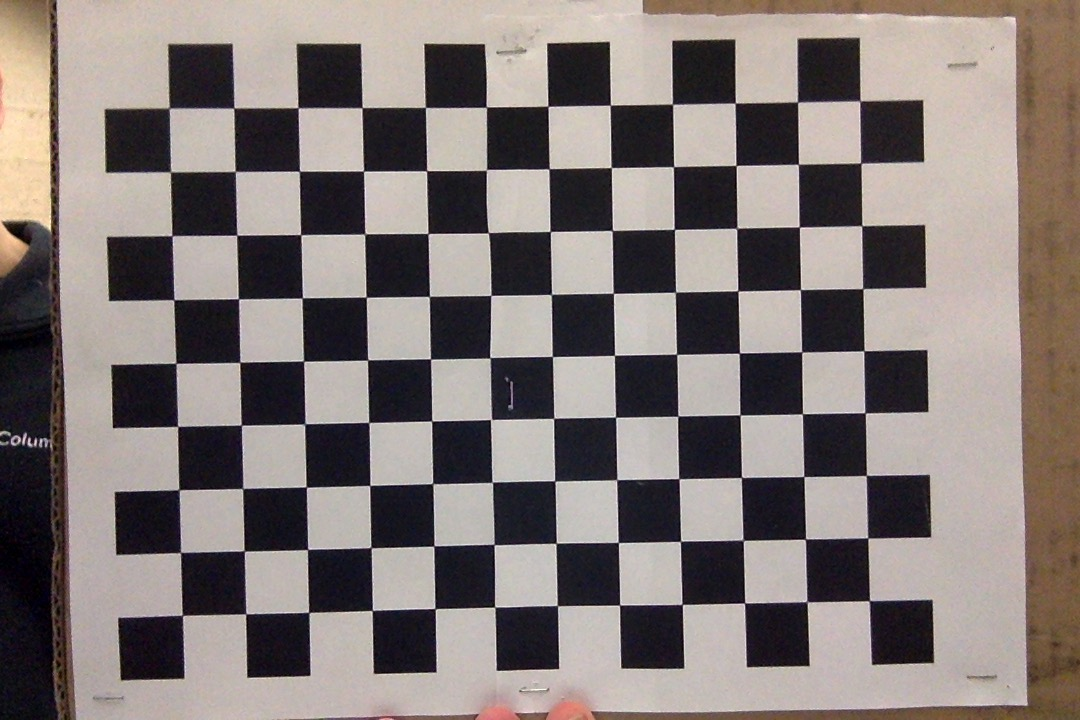
#> input picture support/samples/checkerboard-1.jpg, 1080 x 720 px, given in place of the camera
$ python camera_calibrator.py
#> lines starting #> are read from the running program, lines starting #| are printed output that depends on the picture
### lib/util.py
#!/usr/bin/env python

"""Small collection of 'static' utility functions."""

import cv2
import numpy as np
import time


# Shrink the frame width and height to this size:
FRAME_WIDTH_GOAL = 300


def has_pressed(key, letter):
    """
    Compare a key pressed with an expected letter. The 'key' is a value from
    calling 'cv2.waitKey()'.
    """
    return key & 0xFF == ord(letter)


# [77 lines left out: functions is_pressed, is_pressing, calibration, get_video, get_hsv, not called in this run]

### tools/camera_calibrator.py
#!/usr/bin/env python
"Create calibration values file by imaging a checkerboard pattern"

import argparse
import numpy as np
import cv2                       # pylint: disable=import-error
from context import lib          # flake8: noqa pylint: disable=unused-import
from lib.util import has_pressed # pylint: disable=import-error


def run(channel, rows, cols, filename):
    #pylint: disable=too-many-locals
    """
    Generate calibration data file based on viewing a checkerboard pattern with
    a specific number of rows and columns.

    channel :: the USB port channel to use when accessing a camera
    rows    :: the number of rows in the _expected_ checkerboard pattern
    cols    :: the number of _expected_ columns in pattern
    filename:: name of the file to store the cached calibration values

    Note this code was originally from the OpenCV tutorial documentation:
    https://docs.opencv.org/3.3.1/dc/dbb/tutorial_py_calibration.html
    """
#> called with channel = 1, rows = 10, cols = 7, filename = 'calibration-values'
    # The code is actually looking for the _available corners_, so we can simply
    # subtract one from the rows and columns value.
    horz_corners = cols-1
    vert_corners = rows-1

    # termination criteria
    criteria = (cv2.TERM_CRITERIA_EPS + cv2.TERM_CRITERIA_MAX_ITER, 30, 0.001)

    # prepare object points, like (0,0,0), (1,0,0), (2,0,0) ....,(6,5,0)
    objp = np.zeros((horz_corners*vert_corners, 3), np.float32) # pylint: no-member
    objp[:, :2] = np.mgrid[0:vert_corners, 0:horz_corners].T.reshape(-1, 2)

    # Arrays to store object points and image points from all the images.
    objpoints = []  # 3d point in real world space
    imgpoints = []  # 2d points in image plane.

    # The number we pass is the camera number starting with 0 (typically for a
    # built-in camera)
    cap = cv2.VideoCapture(channel)

    mtx = None
    dist = None
    newcameramtx = None

    while True:
        # Capture frame-by-frame
        ret, frame = cap.read()
#> frame is the input picture: shape (720, 1080, 3); mean B, G, R 118, 120.6, 129.9

        # Our operations on the frame come here
        gray = cv2.cvtColor(frame, cv2.COLOR_BGR2GRAY)
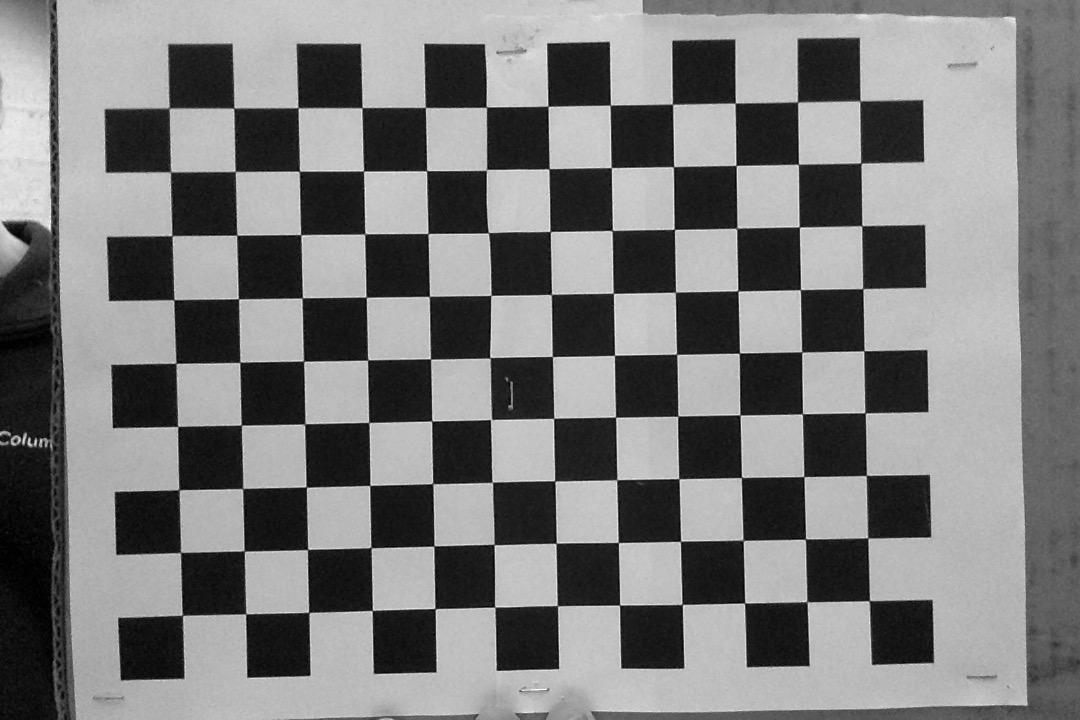
#> gray: shape (720, 1080); min 0, max 253, mean 123.1

        # Find the chess board corners
        success, corners = cv2.findChessboardCorners(gray, (vert_corners, horz_corners), None)
#> success = False; corners = None
        key = cv2.waitKey(1)
#> (key Esc is pressed here)

        if has_pressed(key, 'q'):
            break

        if has_pressed(key, 'a') and success:
            # If found, add object points, image points (after refining them)
            objpoints.append(objp)

            corners2 = cv2.cornerSubPix(gray, corners, (11, 11), (-1, -1), criteria)
            imgpoints.append(corners2)

            # Draw and display the corners
            gray = cv2.drawChessboardCorners(gray, (vert_corners, horz_corners), corners2, ret)
            print("calculating calibration... %d" % (len(objpoints)))
            # mtx: camera matrix (includes focal length and optical centers)
            # dist: distortion coefficients
            # rvecs: rotation vectors
            # tvecs: translation vectors
            (w, h) = gray.shape[::-1]
            ret, mtx, dist, rvecs, tvecs = cv2.calibrateCamera(objpoints, imgpoints, (w, h), None, None)

            newcameramtx, roi = cv2.getOptimalNewCameraMatrix(mtx, dist, (w, h), 1, (w, h))

        if mtx is not None:
            gray = cv2.undistort(gray, mtx, dist, None, newcameramtx)

        if has_pressed(key, 's'):
            print("saving calibration values to {}".format(filename))
            np.savez(filename, mtx=mtx, dist=dist, newcammtx=newcameramtx)
            break

        cv2.imshow('frame', gray)

    # When everything done, release the capture
    cap.release()
    cv2.destroyAllWindows()


if __name__ == '__main__':
    PARSER = argparse.ArgumentParser(description=__doc__)
    PARSER.add_argument('-p', '--channel', default=1, type=int,
                        help='the USB channel containing camera, 0, 1, or 2')
    PARSER.add_argument('-r', '--rows', default=10, type=int,
                        help='the number of expected rows on our checkerboard pattern')
    PARSER.add_argument('-c', '--columns', default=7, type=int,
                        help='the number of columns expected on our checkerboard pattern')
    PARSER.add_argument('-o', '--output', default="calibration-values",
                        help='filename to contain the calibration values')

    ARGS = PARSER.parse_args()

    print("""
    Position a black and white checkerboard pattern with {} rows and {} columns
    in front of your USB-enabled camera. Press the 'a' key with the pattern in
    each of the four corners of the displayed camera image. When the image is
    reasonably straight, press the 's' key to save the calibration values to a
    file that the other programs can read.

    Press 'q' to cancel and quit this application. *Note:* The keys must be
    pressed with the image window is the foremost window, otherwise, you can
    cancel this application with Control-C.
    """.format(ARGS.rows, ARGS.columns))

    run(ARGS.channel, ARGS.rows, ARGS.columns, ARGS.output)

$ run again, on support/samples/checkerboard-2.jpg
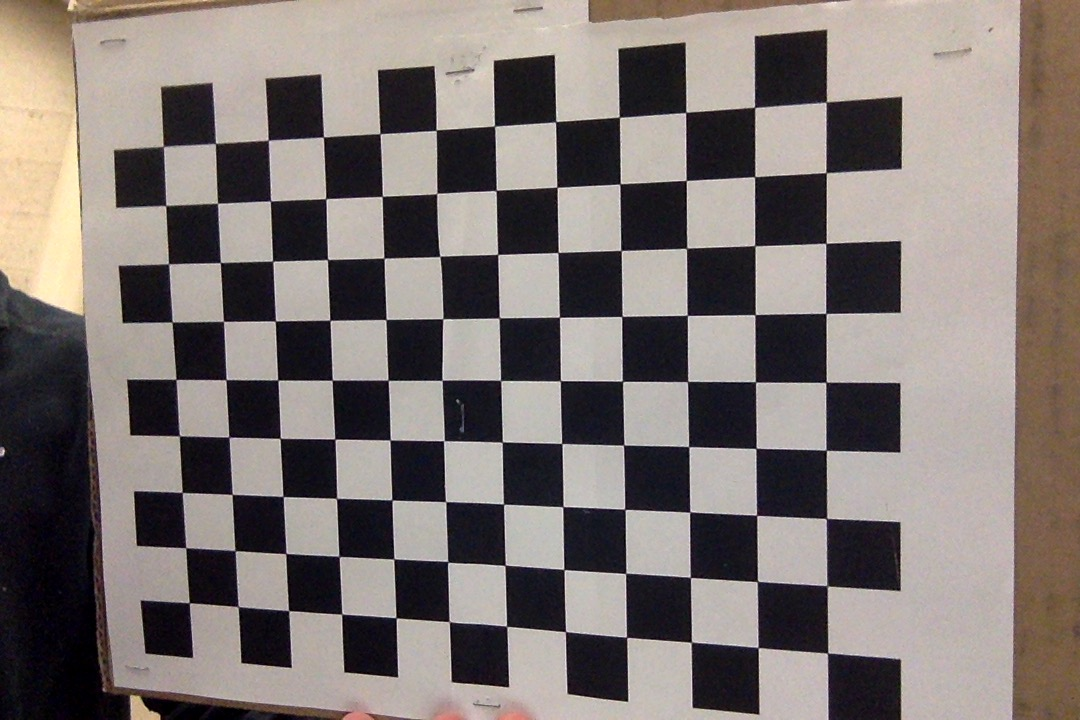
#> input picture support/samples/checkerboard-2.jpg, 1080 x 720 px, given in place of the camera
#> in run, frame is the input picture: shape (720, 1080, 3); mean B, G, R 113.8, 117.1, 125.8
#> in run, `gray = cv2.cvtColor(frame, cv2.COLOR_BGR2GRAY)`:
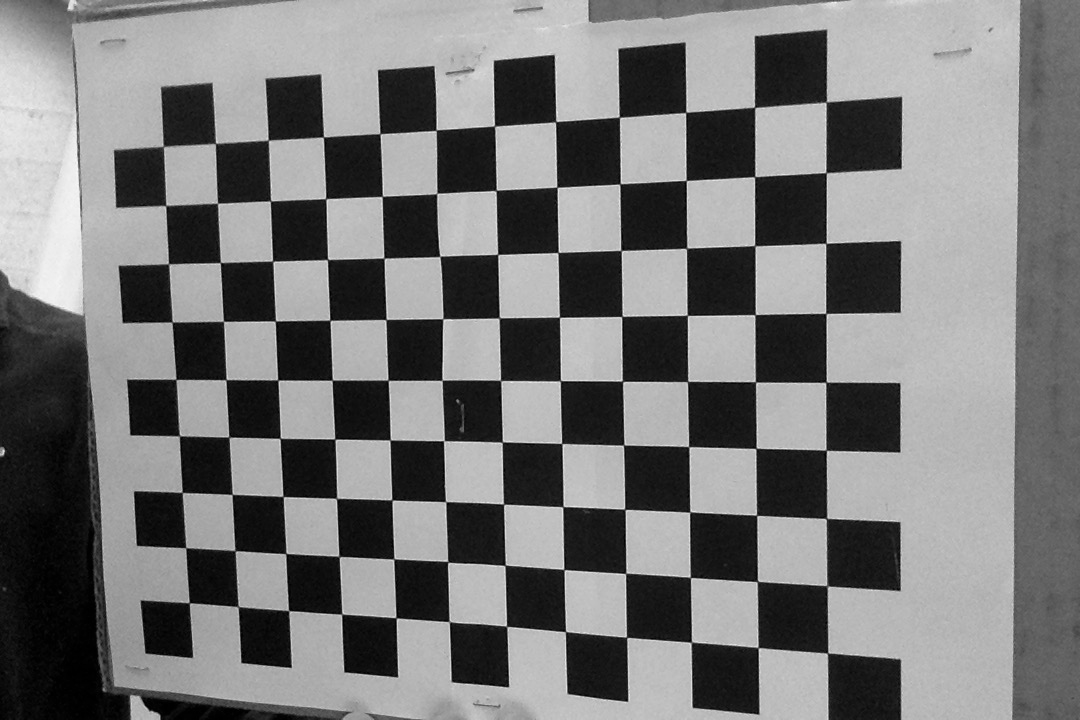
#> gray: shape (720, 1080); min 0, max 249, mean 119.3
#> success = False; corners = None

$ run again, on support/samples/checkerboard-3.jpg
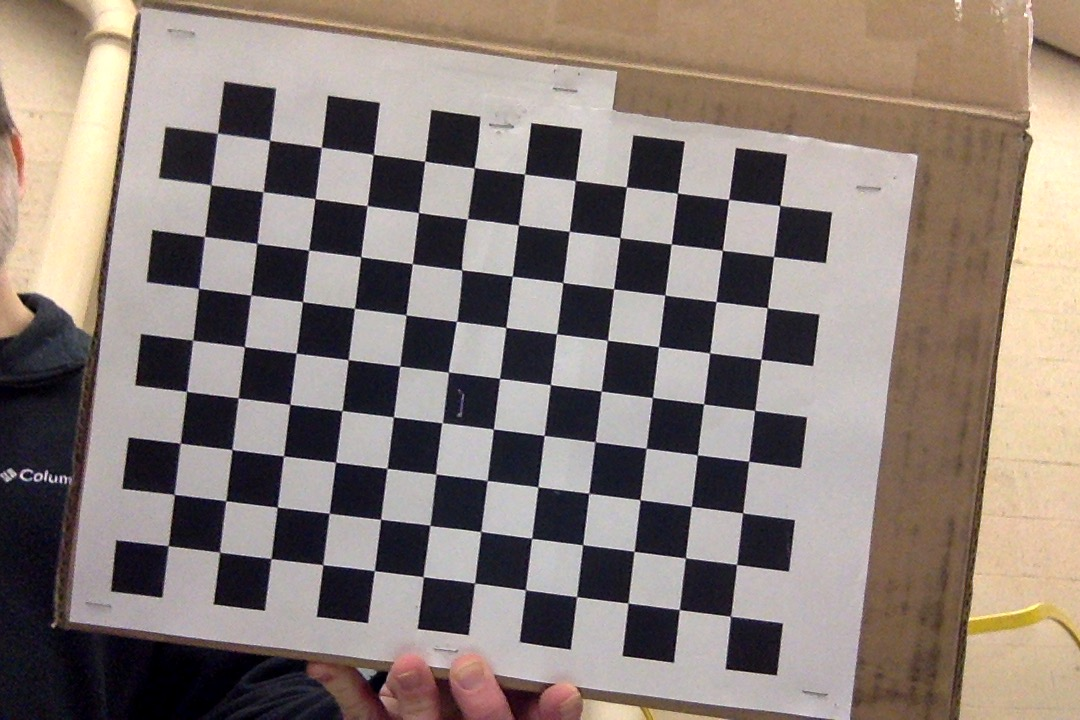
#> input picture support/samples/checkerboard-3.jpg, 1080 x 720 px, given in place of the camera
#> in run, frame is the input picture: shape (720, 1080, 3); mean B, G, R 119.6, 126.1, 138.3
#> in run, `gray = cv2.cvtColor(frame, cv2.COLOR_BGR2GRAY)`:
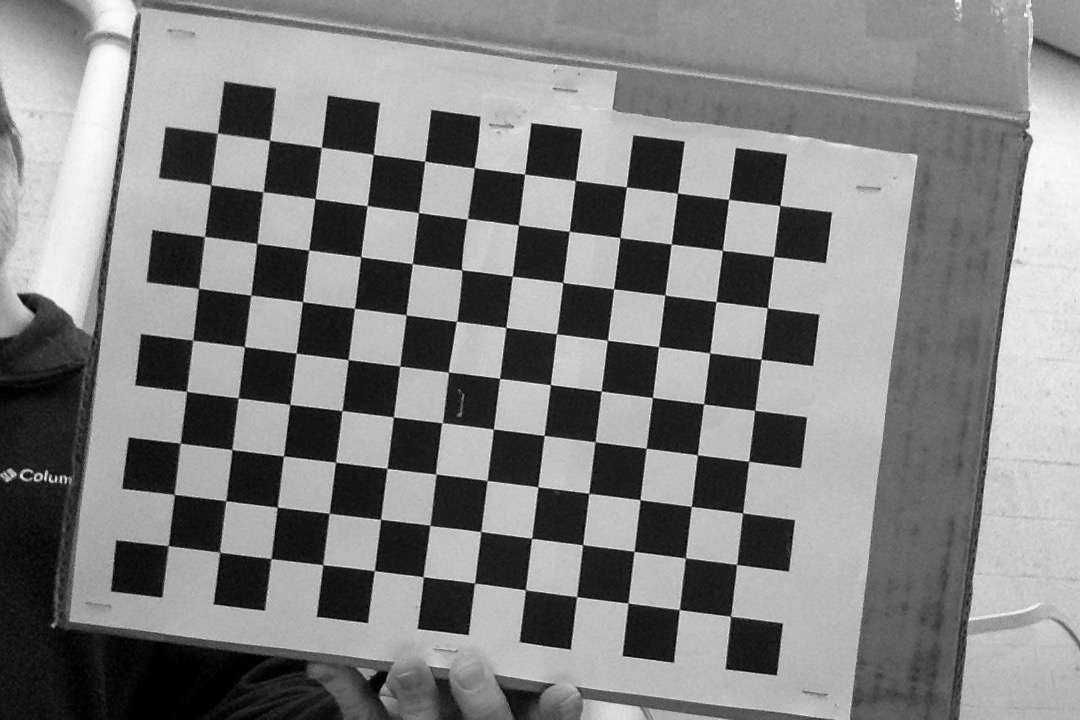
#> gray: shape (720, 1080); min 0, max 252, mean 129
#> success = False; corners = None
